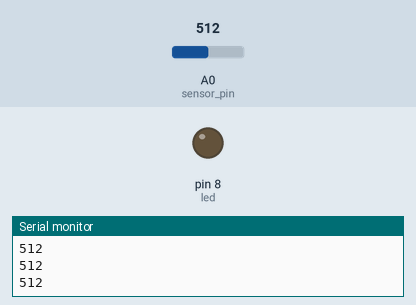
Bench run of a sketch on a simulated Arduino Uno, built with avr-gcc and run on an emulated ATmega328P. Parts: output pins drawn as LEDs (lit = HIGH), the last lines printed to the serial monitor. The test bench sets the inputs (shaded band); at power-on: A0 (sensor_pin) = 512.

Above: at 1.2 s.
1.3 s: A0 (sensor_pin) set to 108
2.8 s: A0 (sensor_pin) set to 94
At 3.2 s:
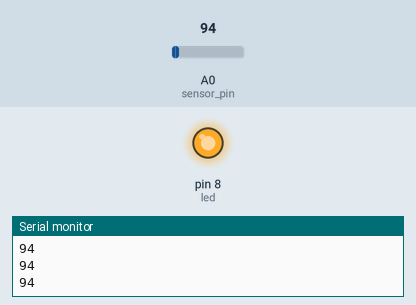
Timing chart, 0 to 5.8 s (numbered marks = the images above; inputs shaded):
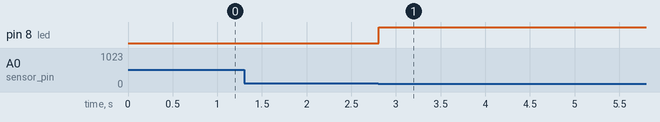

The sketch:

light_sensor.ino
```cpp
const int led = 8;          // Pin for the LED
const int sensor_pin = A0;  // Pin for the photoresistor (LDR)
int sensorValue;            // Variable to store the read value
const int threshold = 100;  // Ideal threshold (between 150 and 240)

bool ledState = false;      // LED state memory (initially OFF)
bool wasTouched = false;    // Remembers if the finger was already covering it

void setup() {
  pinMode(led, OUTPUT);
  Serial.begin(9600);       // Start the Serial Monitor
}

void loop() {
  sensorValue = analogRead(sensor_pin); // Read the sensor value
  Serial.println(sensorValue);          // Print the value to the Serial Monitor

  // Check if the sensor is touched (value drops below the threshold)
  bool isTouched = (sensorValue < threshold);

  // If the sensor was JUST touched (and wasn't touched before)
  if (isTouched == true && wasTouched == false) {

    // Toggle the LED state (from OFF to ON, and vice versa)
    ledState = !ledState;

    // Send the command to the physical LED
    if (ledState == true) {
      digitalWrite(led, HIGH);
    } else {
      digitalWrite(led, LOW);
    }

    // A short delay so you have time to lift your finger (debounce)
    delay(300);
  }

  // Save the current state to know it for the next loop iteration
  wasTouched = isTouched;

  delay(10); // Small delay for stability
}
```

Measured:
- the behaviour switches between 100 and 99 on A0 (sensor_pin) (found by bisection; images 0 and 1)
- after the input at 2.8 s, pin 8 (led): LOW → HIGH at once
